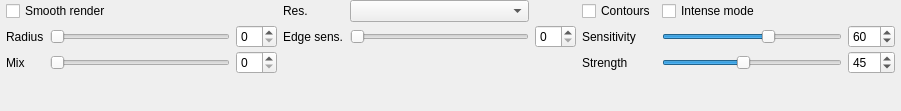
<?xml version="1.0" encoding="UTF-8"?>
<ui version="4.0">
 <class>toolbar_renderenhancegroup</class>
 <widget class="QWidget" name="toolbar_renderenhancegroup">
  <property name="geometry">
   <rect>
    <x>0</x>
    <y>0</y>
    <width>901</width>
    <height>111</height>
   </rect>
  </property>
  <property name="windowTitle">
   <string>Render Enhance Group</string>
  </property>
  <layout class="QGridLayout" name="gridLayout">
   <property name="leftMargin">
    <number>6</number>
   </property>
   <property name="topMargin">
    <number>0</number>
   </property>
   <property name="rightMargin">
    <number>6</number>
   </property>
   <property name="bottomMargin">
    <number>0</number>
   </property>
   <property name="verticalSpacing">
    <number>3</number>
   </property>
   <item row="1" column="8">
    <widget class="QSpinBox" name="spinBox_depthLiningSensitivity">
     <property name="maximum">
      <number>100</number>
     </property>
     <property name="value">
      <number>60</number>
     </property>
    </widget>
   </item>
   <item row="2" column="8">
    <widget class="QSpinBox" name="spinBox_depthLiningStrength">
     <property name="maximum">
      <number>100</number>
     </property>
     <property name="value">
      <number>45</number>
     </property>
    </widget>
   </item>
   <item row="1" column="6">
    <widget class="QLabel" name="label_depthLiningSensitivity">
     <property name="text">
      <string>Sensitivity</string>
     </property>
    </widget>
   </item>
   <item row="0" column="0" colspan="2">
    <widget class="QCheckBox" name="checkBox_edgeAwareBlur">
     <property name="text">
      <string>Smooth render</string>
     </property>
    </widget>
   </item>
   <item row="1" column="4">
    <widget class="QSlider" name="slider_edgeAwareDepth">
     <property name="orientation">
      <enum>Qt::Horizontal</enum>
     </property>
    </widget>
   </item>
   <item row="1" column="5">
    <widget class="QSpinBox" name="spinBox_edgeAwareDepth"/>
   </item>
   <item row="1" column="0">
    <widget class="QLabel" name="label_radius">
     <property name="text">
      <string>Radius</string>
     </property>
    </widget>
   </item>
   <item row="3" column="0">
    <spacer name="verticalSpacer">
     <property name="orientation">
      <enum>Qt::Vertical</enum>
     </property>
     <property name="sizeHint" stdset="0">
      <size>
       <width>0</width>
       <height>0</height>
      </size>
     </property>
    </spacer>
   </item>
   <item row="2" column="6">
    <widget class="QLabel" name="label_depthLiningStrength">
     <property name="text">
      <string>Strength</string>
     </property>
    </widget>
   </item>
   <item row="0" column="6">
    <widget class="QCheckBox" name="checkBox_depthLining">
     <property name="text">
      <string>Contours</string>
     </property>
    </widget>
   </item>
   <item row="1" column="7">
    <widget class="QSlider" name="slider_depthLiningSensitivity">
     <property name="minimumSize">
      <size>
       <width>80</width>
       <height>0</height>
      </size>
     </property>
     <property name="minimum">
      <number>0</number>
     </property>
     <property name="maximum">
      <number>100</number>
     </property>
     <property name="value">
      <number>60</number>
     </property>
     <property name="orientation">
      <enum>Qt::Horizontal</enum>
     </property>
    </widget>
   </item>
   <item row="0" column="7">
    <widget class="QCheckBox" name="checkBox_depthLiningStrongMode">
     <property name="text">
      <string>Intense mode</string>
     </property>
    </widget>
   </item>
   <item row="1" column="1">
    <widget class="QSlider" name="slider_edgeAwareRadius">
     <property name="minimumSize">
      <size>
       <width>80</width>
       <height>0</height>
      </size>
     </property>
     <property name="orientation">
      <enum>Qt::Horizontal</enum>
     </property>
    </widget>
   </item>
   <item row="2" column="7">
    <widget class="QSlider" name="slider_depthLiningStrength">
     <property name="minimum">
      <number>0</number>
     </property>
     <property name="maximum">
      <number>100</number>
     </property>
     <property name="value">
      <number>45</number>
     </property>
     <property name="orientation">
      <enum>Qt::Horizontal</enum>
     </property>
    </widget>
   </item>
   <item row="1" column="3">
    <widget class="QLabel" name="label_edgeSensibility">
     <property name="text">
      <string>Edge sens.</string>
     </property>
    </widget>
   </item>
   <item row="1" column="2">
    <widget class="QSpinBox" name="spinBox_edgeAwareRadius"/>
   </item>
   <item row="2" column="0">
    <widget class="QLabel" name="label_mix">
     <property name="text">
      <string>Mix</string>
     </property>
    </widget>
   </item>
   <item row="2" column="1">
    <widget class="QSlider" name="slider_edgeAwareBlend">
     <property name="minimumSize">
      <size>
       <width>80</width>
       <height>0</height>
      </size>
     </property>
     <property name="orientation">
      <enum>Qt::Horizontal</enum>
     </property>
    </widget>
   </item>
   <item row="2" column="2">
    <widget class="QSpinBox" name="spinBox_edgeAwareBlend"/>
   </item>
   <item row="0" column="3">
    <widget class="QLabel" name="label_resolution">
     <property name="text">
      <string>Res.</string>
     </property>
    </widget>
   </item>
   <item row="0" column="4">
    <widget class="QComboBox" name="comboBox_edgeAwareResolution"/>
   </item>
  </layout>
 </widget>
 <resources/>
 <connections/>
</ui>
